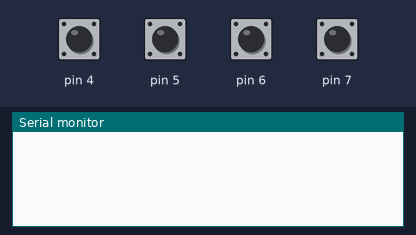
Bench run of a sketch on a simulated Arduino Uno, built with avr-gcc and run on an emulated ATmega328P. On the bench: the last lines printed to the serial monitor. The inputs (shaded band) are chosen by the test bench; at power-on: pin 4–7 HIGH.

Above: at 1.2 s.
1.3 s: pin 4 pulled LOW for 0.15 s
At 1.9 s:
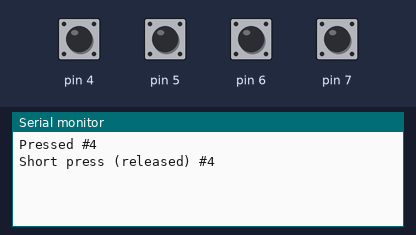
2.9 s: pin 5 pulled LOW for 1 s
At 4.4 s:
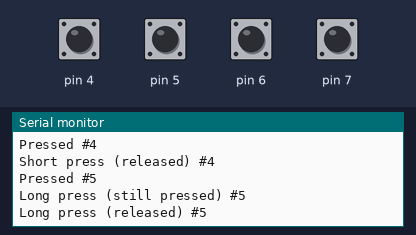
5.4 s: pin 6 pulled LOW for 0.15 s
At 5.53 s:
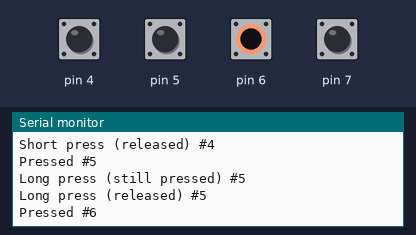
7.0 s: pin 7 pulled LOW for 0.15 s
At 7.5 s:
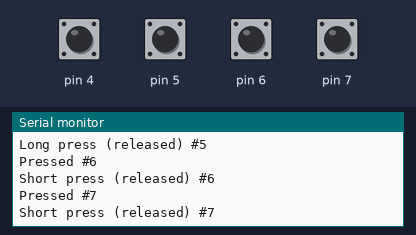
8.6 s: pin 4 pulled LOW for 1 s
At 9.4 s:
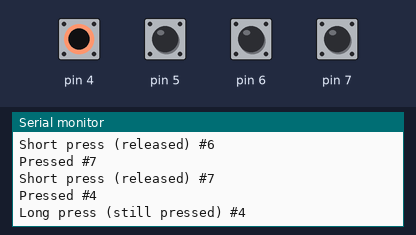
11.1 s: pin 5 pulled LOW for 0.15 s
At 11.8 s:
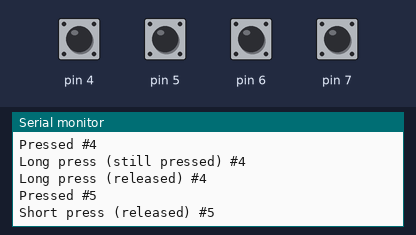
Timing chart, 0 to 13.7 s (numbered marks = the images above; inputs shaded):
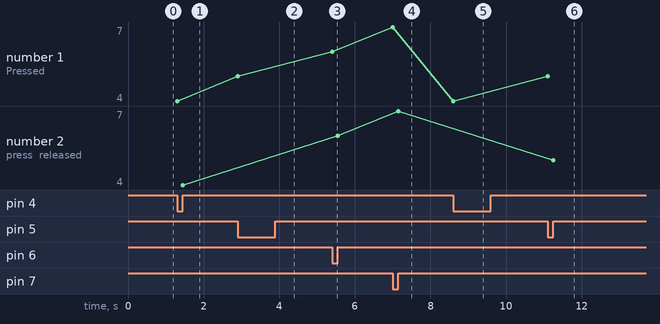

The sketch:

PushButtonLongShortPress.ino
```cpp
#include "PushButtonLongShortPress.h"

PushButtonLongShortPress buttons[] = { 4, 5, 6, 7 };

void setup() {
  Serial.begin(115200);

  for (PushButtonLongShortPress &button : buttons)
    button.begin();
}

void loop() {
  for (PushButtonLongShortPress &button : buttons) {
    PushButtonLongShortPress::State state = button.getState();

    switch (state) {
      case PushButtonLongShortPress::Pressed:
        break;

      case PushButtonLongShortPress::Released:
        break;

      case PushButtonLongShortPress::Falling:
        Serial.print("Pressed #");
        Serial.println(button.getPin());
        break;

      case PushButtonLongShortPress::LongPressRising:
        Serial.print("Long press (released) #");
        Serial.println(button.getPin());
        break;

      case PushButtonLongShortPress::ShortPressRising:
        Serial.print("Short press (released) #");
        Serial.println(button.getPin());
        break;

      case PushButtonLongShortPress::LongPress:
        Serial.print("Long press (still pressed) #");
        Serial.println(button.getPin());
        break;
    }
  }
}
```

Button.cpp
```cpp
#include "Button.h"

Button::Button(pin_t pin) : pin(pin) {}

void Button::begin() { pinMode(pin, INPUT_PULLUP); }

void Button::invert() { invertState = true; }

bool Button::invertState = false;

Button::State Button::getState() {
    State rstate;
    // read the button state and invert it if "invertState" is true
    bool state = digitalRead(pin) ^ invertState;
    unsigned long now = millis();
    if (now - prevBounceTime > debounceTime) { // wait for state to stabilize
        rstate = static_cast<State>((debouncedState << 1) | state);
        debouncedState = state;
    } else {
        rstate = static_cast<State>((debouncedState << 1) | debouncedState);
    }
    if (state != prevState) { // Button is pressed, released or bounces
        prevBounceTime = now;
        prevState = state;
    }
    return rstate;
}

unsigned long Button::stableTime() { return millis() - prevBounceTime; }
```

Button.h
````cpp
#pragma once

#include <Arduino.h>

using pin_t = uint8_t;

/**
 * @brief   A class for reading and debouncing buttons and switches.
 */
class Button {
  public:
    /**
     * @brief   Construct a new Button object.
     *
     * @param   pin
     *          The digital pin to read from. The internal pull-up resistor
     *          will be enabled when `begin` is called.
     */
    Button(pin_t pin);

    void begin();

    /**
     * @brief Invert the state of all buttons (button pressed is HIGH instead of
     * LOW).
     *
     * @note This affects **all** Button objects.
     */
    static void invert();

    /**
     * @brief   An enumeration of the different states a button can be in.
     */
    enum State {
        Pressed = 0b00,  /** Input went from low to low   (0,0) */
        Released = 0b11, /** Input went from high to high (1,1) */
        Falling = 0b10,  /** Input went from high to low  (1,0) */
        Rising = 0b01    /** Input went from low to high  (0,1) */
    };

    /**
     * @brief Get the state of the button.
     *
     * The button is debounced, the debounce time can be set in
     * Settings.h: #BUTTON_DEBOUNCE_TIME.
     *
     * ```
     * Debounce time: ├────┤
     *
     * Raw input:
     *    HIGH  ──────┐      ┌──────┐ ┌─┐      ┌─┐ ┌──────┐ ┌────────
     *    LOW         └──────┘      └─┘ └──────┘ └─┘      └─┘
     *                ├────┤ ├────┤ ├─┼─┼────┤ ├─┼─┼────┤ ├─┼────┤
     *
     * Debounced output:
     *    HIGH  ──────┐      ┌──────┐          ┌──────────┐      ┌───
     *    LOW         └──────┘      └──────────┘          └──────┘
     *
     * States:
     *    HIGH  ────────────────┐                  ┌─────────────────
     *    LOW                   └──────────────────┘
     *            RELEASED   FALLING   PRESSED   RISING
     * ```
     *
     * @return  The state of the button, either Button::PRESSED,
     *          Button::RELEASED, Button::FALLING or Button::RISING.
     */
    State getState();

    /**
     * @brief   Return the time in milliseconds that the button has been stable
     *          for.
     */
    unsigned long stableTime();

    const pin_t pin;

  private:
    bool prevState = HIGH;
    bool debouncedState = HIGH;
    unsigned long prevBounceTime = 0;

    static bool invertState;

    constexpr static unsigned long debounceTime = 30; // milliseconds
};
````

PushButtonLongShortPress.h
```cpp
#pragma once

#include "Button.h"

class PushButtonLongShortPress {
  public:
    PushButtonLongShortPress(pin_t pin) : button(pin) {}
    void begin() {
      button.begin();
    }

    enum State : uint8_t {
      Pressed          = 0b00,
      Released         = 0b11,
      Falling          = 0b10,
      LongPressRising  = 0b01,
      ShortPressRising = 0b100,
      LongPress        = 0b101
    };

    State getState() {
      Button::State state = button.getState();
      switch (state) {
        case Button::Falling:
          longPress = false;
          return Falling;
        case Button::Rising:
          return longPress ? LongPressRising : ShortPressRising;
        case Button::Pressed:
          if (!longPress && button.stableTime() > longPressDuration) {
            longPress = true;
            return LongPress;
          }
          return Pressed;
        case Button::Released:
          return Released;
      }
    }

    pin_t getPin() const { return button.pin; }

  private:
    static constexpr unsigned long longPressDuration = 300; // ms
    Button button;
    bool longPress = false;
};
```

Measured:
- after the input at 1.3 s, the serial monitor: prints a new line at once (image 1)
- after the input at 2.9 s, the serial monitor: prints a new line at once (image 2)
- after the input at 5.4 s, the serial monitor: prints a new line at once (image 3)
- after the input at 7.0 s, the serial monitor: prints a new line at once (image 4)
- after the input at 8.6 s, the serial monitor: prints a new line at once (image 5)
- after the input at 11.1 s, the serial monitor: prints a new line at once (image 6)
- plotted number 1: 4 → 5 after the input at 2.9 s, 5 → 6 after the input at 5.4 s, 6 → 7 after the input at 7.0 s, 7 → 4 after the input at 8.6 s, 4 → 5 after the input at 11.1 s
- plotted number 2: 4 → 6 after the input at 5.4 s, 6 → 7 after the input at 7.0 s, 7 → 5 after the input at 11.1 s
